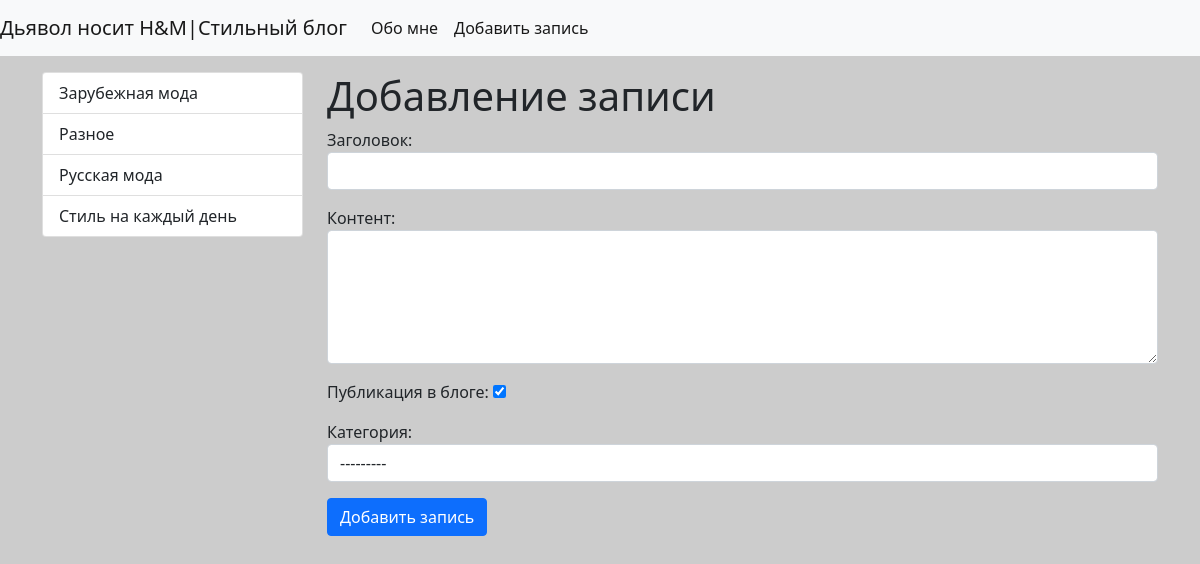
Page /portal/add-post/ on the committed database.
### portal/models.py (models this page shows)
class Category(models.Model):
    title = models.CharField(max_length=100, db_index=True, verbose_name='Наименование категории')
    def get_absolute_url(self):
        return reverse('category', kwargs={"category_id": self.pk})
    def __str__(self):
        return self.title
    class Meta:
        verbose_name = 'Категория'
        verbose_name_plural = 'Категории'
        ordering = ['title']

### portal/views.py (the view)
# urls.py: path('portal/add-post/', CreatePost.as_view(), name='add_post'),
class CreatePost(CreateView):
    form_class = PostForm
    template_name = 'portal/add_post.html'
    success_url = reverse_lazy('main')

### portal/forms.py (shortened to what this page needs)
class PostForm(forms.ModelForm):
    class Meta:
        model = Portal
        fields = ['title', 'post', 'is_published', 'category']
        widgets = {
            'title': forms.TextInput(attrs={"class": "form-control"}),
            'post': forms.Textarea(attrs={"class": "form-control", "rows": 5}),
            'category': forms.Select(attrs={"class": "form-control"}),
        }

### portal/templatetags/portal_tags.py (called while the page is built)
@register.inclusion_tag('portal/list_categories.html')
def show_categories():
    categories = Category.objects.all()
    return {"categories": categories}

### portal/templates/portal/add_post.html (shortened to what this page needs)
{% extends 'base.html'%}
{% block sidebar %}
          {% include 'inc/_sidebar.html' %}
{% endblock %}
{% block post %}
<h1>Добавление записи</h1>
<form action="{% url 'add_post' %}" method="post">
    {{ form.as_p }}
    <button type="submit" class="btn btn-primary btn-block">Добавить запись</button>
</form>
{% endblock %}

### portal/templates/portal/list_categories.html
<div class="list-group">
    {% for item in categories %}
    <a href="{{ item.get_absolute_url }}" class="list-group-item list-group-item-action">{{ item.title }}</a>
    {% endfor %}
</div>

### rows in the picture
Category: title "Зарубежная мода"
Category: title "Разное"
Category: title "Русская мода"
Category: title "Стиль на каждый день"
